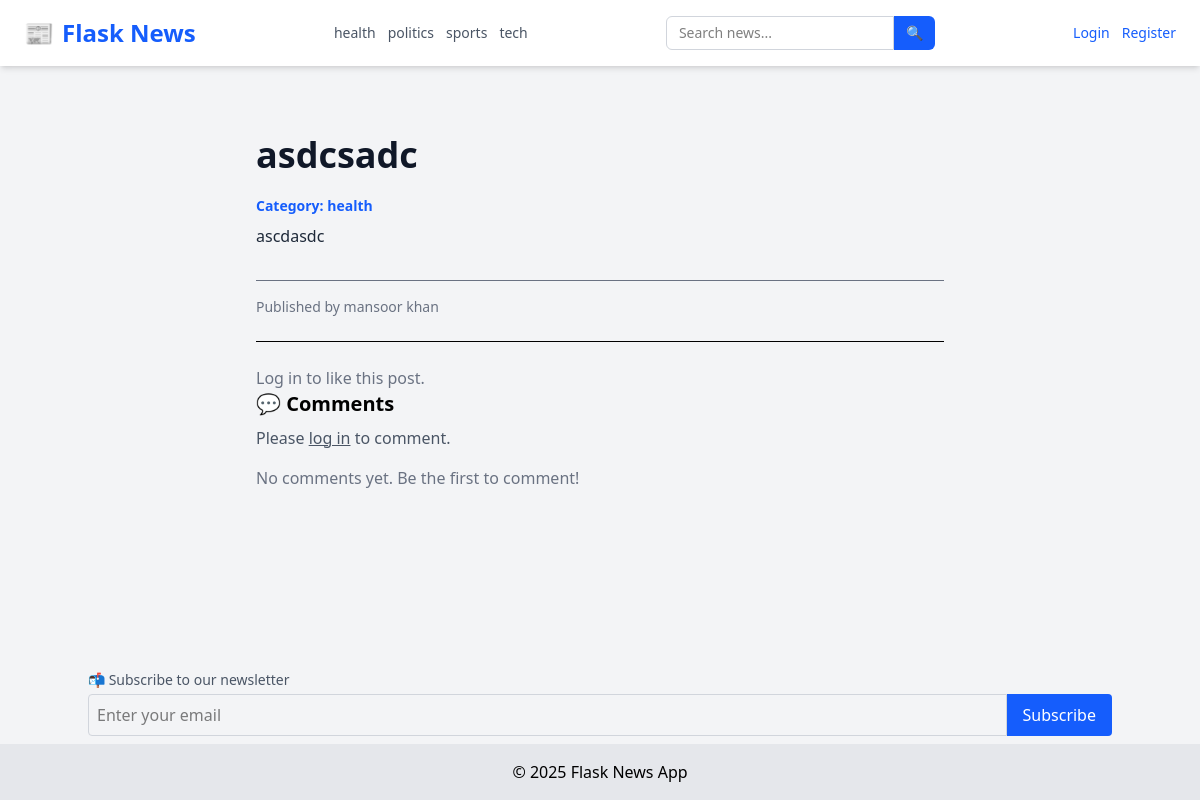
The page /news/2 on the database its author committed.
### tables this page shows
CREATE TABLE categories (
            id INTEGER PRIMARY KEY AUTOINCREMENT,
            name TEXT UNIQUE NOT NULL
        );

CREATE TABLE news (
            id INTEGER PRIMARY KEY AUTOINCREMENT,
            title TEXT,
            content TEXT,
            image TEXT,
            author_id INTEGER,
            category_id INTEGER,
            view_count INTEGER DEFAULT 0,
            FOREIGN KEY(author_id) REFERENCES users(id),
            FOREIGN KEY(category_id) REFERENCES categories(id)
        );

CREATE TABLE users (
            id INTEGER PRIMARY KEY AUTOINCREMENT,
            username TEXT NOT NULL,
            email TEXT UNIQUE NOT NULL,
            password TEXT NOT NULL,
            role TEXT DEFAULT 'user'
        );

### app/routes.py (the view, shortened to what this page needs)
@main.route('/news/<int:id>', methods=['GET', 'POST'])
def view_news(id):
    conn = sqlite3.connect(current_app.config['DATABASE'])
    c = conn.cursor()
    c.execute("UPDATE news SET view_count = view_count + 1 WHERE id = ?", (id,))
    conn.commit()
    c.execute('''
    SELECT news.id, news.title, news.content, news.image, users.username, categories.name, news.view_count,
           (SELECT COUNT(*) FROM likes WHERE news_id = news.id) as like_count
    FROM news
    JOIN users ON news.author_id = users.id
    JOIN categories ON news.category_id = categories.id
    WHERE news.id = ?
''', (id,))
    article = c.fetchone()
    if not article:
        conn.close()
        return "News not found", 404
    c.execute('''
        SELECT comments.content, comments.created_at, users.username
        FROM comments
        JOIN users ON comments.user_id = users.id
        WHERE comments.news_id = ?
        ORDER BY comments.created_at DESC
    ''', (id,))
    comments = c.fetchall()
    user_liked = False
    if current_user.is_authenticated:
        c.execute("SELECT 1 FROM likes WHERE user_id = ? AND news_id = ?", (current_user.id, id))
        if c.fetchone():
            user_liked = True
    print(article)
    conn.close()
    return render_template("view_news.html", article=article, comments=comments, user_liked=user_liked)

### app/__init__.py (called while the page is built)
def create_app():
    app = Flask(__name__, instance_relative_config=True)
    app.config.from_object('config.Config')
    from app.routes import main
    app.register_blueprint(main)
    from app.admin_routes import admin
    app.register_blueprint(admin)
    from app.user_routes import user
    app.register_blueprint(user)
    init_db(app)
    login_manager.init_app(app)
    @login_manager.user_loader
    def user_loader(user_id):
        return load_user(user_id)
    @app.context_processor
    def inject_now():
        return {'now': datetime.now}
    @app.context_processor
    def inject_categories():
        conn = sqlite3.connect(current_app.config['DATABASE'])
        c = conn.cursor()
        c.execute("SELECT id, name FROM categories ORDER BY name ASC")
        categories = c.fetchall()
        conn.close()
        return {'categories': categories}
    return app

### app/templates/view_news.html (shortened to what this page needs)
{% extends "layout.html" %} {% block title %}{{ article[1] }}{% endblock %} {%
block content %}
<main class="py-10 px-6 md:px-16 lg:px-36">
  <article class="text-gray-900">
    <h1 class="text-4xl font-bold mb-4 leading-snug">{{ article[1] }}</h1>
    <p class="text-sm text-blue-600 font-semibold mb-2">
      Category: {{ article[5] }}
    </p>
    <div class="prose prose-lg max-w-none text-gray-800 mb-8">
      {{ article[2] }}
    </div>
    <div class="text-sm text-gray-500 border-t pt-4">
      <span>Published by {{ article[4] }}</span>
    </div>
  </article>
  <hr class="my-6" />
  {% if current_user.is_authenticated %}
  <div class="flex items-center space-x-2 mt-4">
    <form
      method="POST"
      action="{{ url_for('main.toggle_like', news_id=article[0]) }}"
      onsubmit="event.preventDefault();
       likeNews({{ article[0] }})"
    >
      <button
        id="like-btn-{{ article[0] }}"
        class="{% if user_liked %} font-bold text-red-600 {% else %} text-gray-400 {% endif %} hover:text-red-600 text-xl"
      >
        <i class="fa fa-heart"></i
        ><span id="like-count-{{ article[0] }}" class="text-sm text-gray-600">
          {{ article[7] }}
        </span>
      </button>
      <div class="text-sm text-gray-500 border-t pt-4 flex items-center">
        <span>Published by {{ article[4] }}</span>
        <span>👁️ {{ article[6] }} views</span>
      </div>
    </form>
  </div>
  {% else %}
  <p class="text-gray-500 mt-4">Log in to like this post.</p>
  {% endif %}
  <h3 class="text-xl font-semibold mb-2">💬 Comments</h3>
  {% if current_user.is_authenticated %}
  <form method="POST" class="mb-6">
    <textarea
      name="comment"
      required
      rows="3"
      class="w-full p-2 border rounded mb-2"
      placeholder="Write a comment..."
    ></textarea>
    <button type="submit" class="bg-blue-600 text-white px-4 py-2 rounded">
      Post Comment
    </button>
  </form>
  {% else %}
  <p class="mb-4 text-gray-600">
    Please <a href="/login" class="underline">log in</a> to comment.
  </p>
  {% endif %} {% if comments %}
  <div class="space-y-4">
    {% for c in comments %}
    <div class="bg-gray-100 p-3 rounded shadow-sm">
      <p class="text-sm text-gray-800">{{ c[0] }}</p>
      <div class="text-xs text-gray-500 mt-1">— {{ c[2] }} at {{ c[1] }}</div>
    </div>
    {% endfor %}
  </div>
  {% else %}
  <p class="text-gray-500">No comments yet. Be the first to comment!</p>
  {% endif %}
</main>
{% endblock %}

### app/templates/layout.html (shortened to what this page needs)
<!DOCTYPE html>
<html lang="en">
  <head>
    <link
      rel="stylesheet"
      href="https://cdnjs.cloudflare.com/ajax/libs/font-awesome/4.7.0/css/font-awesome.min.css"
    />
    <script src="https://cdn.jsdelivr.net/npm/@tailwindcss/browser@4"></script>
  </head>
  <body class="bg-gray-100 min-h-screen flex flex-col">
    <nav
      class="bg-white shadow-md px-6 py-4 flex flex-wrap md:flex-nowrap justify-between items-center"
    >
      <a
        href="/"
        class="text-2xl font-extrabold text-blue-600 flex items-center gap-2"
      >
        📰 <span>Flask News</span>
      </a>
      <div
        class="flex flex-wrap justify-center gap-3 mt-4 md:mt-0 md:ml-6 text-sm text-gray-600 font-medium"
      >
        {% for cat in categories %}
        <a
          href="{{ url_for('main.filter_by_category', name=cat[1]) }}"
          class="hover:text-blue-600 transition-colors"
        >
          {{ cat[1] }}
        </a>
        {% endfor %}
      </div>
      <form
        method="GET"
        action="{{ url_for('main.search') }}"
        class="flex mt-4 md:mt-0 md:ml-6"
      >
        <input
          type="text"
          name="q"
          placeholder="Search news..."
          required
          class="px-3 py-1.5 border rounded-l-md border-gray-300 focus:outline-none focus:ring focus:border-blue-500 text-sm"
        />
        <button
          type="submit"
          class="px-3 py-1.5 bg-blue-600 text-white rounded-r-md text-sm hover:bg-blue-700 transition-colors"
        >
          🔍
        </button>
      </form>
      <div class="flex items-center gap-3 mt-4 md:mt-0 md:ml-6 text-sm">
        {% if current_user.is_authenticated %}
        <a href="{{ url_for('user.user_profile', email=current_user.email) }}"
          ><span class="text-gray-700">👤 {{ current_user.username }}</span></a
        >
        {% if current_user.role == 'admin' %}
        <a href="/add" class="text-blue-600 hover:underline">Add News</a>
        <a
          href="{{url_for('admin.dashboard')}}"
          class="text-blue-600 hover:underline"
          >Dashboard</a
        >
        <a
          href="{{ url_for('admin.manage_users') }}"
          class="text-blue-600 hover:underline"
          >Manage Users</a
        >
        <a
          href="{{ url_for('admin.manage_comments') }}"
          class="text-blue-600 hover:underline"
        >
          Manage Comments</a
        >
        <a
          href="{{ url_for('admin.manage_categories') }}"
          class="text-blue-600 hover:underline"
        >
          Manage Categories</a
        >
        <a
          href="{{ url_for('admin.view_subscribers') }}"
          class="text-blue-600 hover:underline"
          >Subscribers</a
        >
        {% endif %}
        <a href="/logout" class="text-red-600 hover:underline">Logout</a>
        {% else %}
        <a href="/login" class="text-blue-600 hover:underline">Login</a>
        <a href="/register" class="text-blue-600 hover:underline">Register</a>
        {% endif %}
      </div>
    </nav>
    <main class="flex-grow container mx-auto p-6">
       {% block content %}{% endblock %}
    </main>
    <div class="container mx-auto mb-2">
      <form action="{{ url_for('user.subscribe') }}" method="POST" class="mt-4">
        <label class="block text-sm text-gray-600 mb-1"
          >📬 Subscribe to our newsletter</label
        >
        <div class="flex">
          <input
            type="email"
            name="email"
            required
            placeholder="Enter your email"
            class="w-full p-2 rounded-l border border-gray-300"
          />
          <button type="submit" class="bg-blue-600 text-white px-4 rounded-r">
            Subscribe
          </button>
        </div>
      </form>
    </div>
    <footer class="bg-gray-200 text-center py-4">
      &copy; {{ now().year }} Flask News App
    </footer>
  </body>
</html>

### rows shown on the page
categories: name "health"
categories: name "politics"
categories: name "sports"
categories: name "tech"
news: title "asdcsadc", content "ascdasdc"
users: username "mansoor khan"
